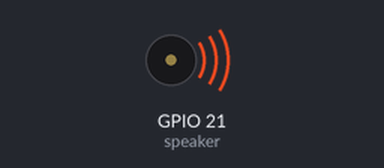
The program below on a simulated ESP32 board running MicroPython. On the bench: buzzer (waves = sounding). At 3.6 s the program stops and its outputs stay as they are.

Above: at 0.2 s.
At 2.67 s:
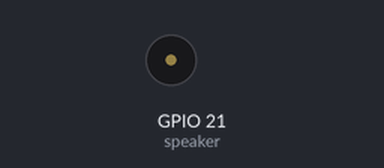
Timing chart, 0 to 3.0 s (numbered marks = the images above):
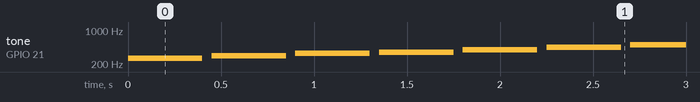

The program:

speaker.py
```python
from machine import Pin, PWM
import time

speaker = PWM(Pin(21))

notes = {
    "C": 262,
    "D": 294,
    "E": 330,
    "F": 349,
    "G": 392,
    "A": 440,
    "B": 494,
    "C5": 523
}

def play(note, duration=0.4):
    speaker.freq(notes[note])
    speaker.duty_u16(30000)
    time.sleep(duration)
    speaker.duty_u16(0)
    time.sleep(0.05)

melody = ["C", "D", "E", "F", "G", "A", "B", "C5"]

for n in melody:
    play(n)

speaker.deinit()
```

Measured:
- by itself, tone on GPIO 21 (speaker): plays 262 Hz for 0.40 s, 294 Hz for 0.40 s, 330 Hz for 0.40 s, 349 Hz for 0.40 s, 392 Hz for 0.40 s, 440 Hz for 0.40 s … (8 notes in this stretch)
